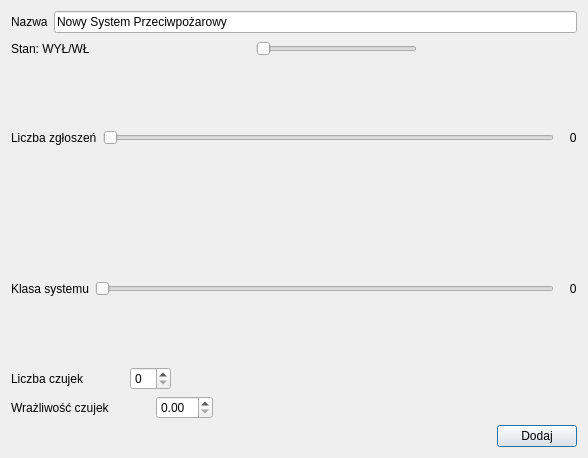
<?xml version="1.0" encoding="UTF-8"?>
<ui version="4.0">
 <class>dodaj_ppoz</class>
 <widget class="QDialog" name="dodaj_ppoz">
  <property name="geometry">
   <rect>
    <x>0</x>
    <y>0</y>
    <width>588</width>
    <height>458</height>
   </rect>
  </property>
  <property name="windowTitle">
   <string>Dialog</string>
  </property>
  <layout class="QGridLayout" name="gridLayout">
   <item row="0" column="0">
    <layout class="QHBoxLayout" name="horizontalLayout_5">
     <item>
      <widget class="QLabel" name="label_4">
       <property name="text">
        <string>Nazwa</string>
       </property>
      </widget>
     </item>
     <item>
      <widget class="QLineEdit" name="n_nazwa_systemu_2">
       <property name="text">
        <string>Nowy System Przeciwpożarowy</string>
       </property>
      </widget>
     </item>
    </layout>
   </item>
   <item row="1" column="0">
    <layout class="QHBoxLayout" name="horizontalLayout_7">
     <item>
      <widget class="QLabel" name="label_6">
       <property name="text">
        <string>Stan: WYŁ/WŁ</string>
       </property>
      </widget>
     </item>
     <item>
      <spacer name="horizontalSpacer_4">
       <property name="orientation">
        <enum>Qt::Horizontal</enum>
       </property>
       <property name="sizeHint" stdset="0">
        <size>
         <width>40</width>
         <height>20</height>
        </size>
       </property>
      </spacer>
     </item>
     <item>
      <widget class="QSlider" name="n_stan_2">
       <property name="maximum">
        <number>1</number>
       </property>
       <property name="orientation">
        <enum>Qt::Horizontal</enum>
       </property>
      </widget>
     </item>
     <item>
      <spacer name="horizontalSpacer_5">
       <property name="orientation">
        <enum>Qt::Horizontal</enum>
       </property>
       <property name="sizeHint" stdset="0">
        <size>
         <width>40</width>
         <height>20</height>
        </size>
       </property>
      </spacer>
     </item>
    </layout>
   </item>
   <item row="2" column="0">
    <layout class="QHBoxLayout" name="horizontalLayout_11">
     <item>
      <widget class="QLabel" name="label_12">
       <property name="text">
        <string>Liczba zgłoszeń</string>
       </property>
      </widget>
     </item>
     <item>
      <widget class="QSlider" name="n_liczba_zgloszen_2">
       <property name="maximum">
        <number>25</number>
       </property>
       <property name="orientation">
        <enum>Qt::Horizontal</enum>
       </property>
      </widget>
     </item>
     <item>
      <widget class="QLabel" name="label_13">
       <property name="text">
        <string>   0</string>
       </property>
      </widget>
     </item>
    </layout>
   </item>
   <item row="3" column="0">
    <layout class="QHBoxLayout" name="horizontalLayout_6">
     <item>
      <widget class="QLabel" name="label_5">
       <property name="text">
        <string>Klasa systemu</string>
       </property>
      </widget>
     </item>
     <item>
      <widget class="QSlider" name="n_klasa_systemu_2">
       <property name="maximum">
        <number>10</number>
       </property>
       <property name="orientation">
        <enum>Qt::Horizontal</enum>
       </property>
      </widget>
     </item>
     <item>
      <widget class="QLabel" name="label_11">
       <property name="text">
        <string>   0</string>
       </property>
      </widget>
     </item>
    </layout>
   </item>
   <item row="4" column="0">
    <layout class="QHBoxLayout" name="horizontalLayout">
     <item>
      <widget class="QLabel" name="label_7">
       <property name="text">
        <string>Liczba czujek</string>
       </property>
      </widget>
     </item>
     <item>
      <spacer name="horizontalSpacer_6">
       <property name="orientation">
        <enum>Qt::Horizontal</enum>
       </property>
       <property name="sizeType">
        <enum>QSizePolicy::Preferred</enum>
       </property>
       <property name="sizeHint" stdset="0">
        <size>
         <width>40</width>
         <height>20</height>
        </size>
       </property>
      </spacer>
     </item>
     <item>
      <widget class="QSpinBox" name="n_liczba_czujek"/>
     </item>
     <item>
      <spacer name="horizontalSpacer_7">
       <property name="orientation">
        <enum>Qt::Horizontal</enum>
       </property>
       <property name="sizeHint" stdset="0">
        <size>
         <width>40</width>
         <height>20</height>
        </size>
       </property>
      </spacer>
     </item>
    </layout>
   </item>
   <item row="5" column="0">
    <layout class="QHBoxLayout" name="horizontalLayout_8">
     <item>
      <widget class="QLabel" name="label_14">
       <property name="text">
        <string>Wrażliwość czujek</string>
       </property>
      </widget>
     </item>
     <item>
      <spacer name="horizontalSpacer_8">
       <property name="orientation">
        <enum>Qt::Horizontal</enum>
       </property>
       <property name="sizeType">
        <enum>QSizePolicy::Preferred</enum>
       </property>
       <property name="sizeHint" stdset="0">
        <size>
         <width>40</width>
         <height>20</height>
        </size>
       </property>
      </spacer>
     </item>
     <item>
      <widget class="QDoubleSpinBox" name="n_wrazliwosc_czujek"/>
     </item>
     <item>
      <spacer name="horizontalSpacer_9">
       <property name="orientation">
        <enum>Qt::Horizontal</enum>
       </property>
       <property name="sizeHint" stdset="0">
        <size>
         <width>40</width>
         <height>20</height>
        </size>
       </property>
      </spacer>
     </item>
    </layout>
   </item>
   <item row="6" column="0">
    <layout class="QHBoxLayout" name="horizontalLayout_9">
     <item>
      <spacer name="horizontalSpacer">
       <property name="orientation">
        <enum>Qt::Horizontal</enum>
       </property>
       <property name="sizeHint" stdset="0">
        <size>
         <width>198</width>
         <height>20</height>
        </size>
       </property>
      </spacer>
     </item>
     <item>
      <widget class="QPushButton" name="pushButton">
       <property name="text">
        <string>Dodaj</string>
       </property>
      </widget>
     </item>
    </layout>
   </item>
  </layout>
 </widget>
 <resources/>
 <connections>
  <connection>
   <sender>n_liczba_zgloszen_2</sender>
   <signal>valueChanged(int)</signal>
   <receiver>label_13</receiver>
   <slot>setNum(int)</slot>
   <hints>
    <hint type="sourcelabel">
     <x>536</x>
     <y>162</y>
    </hint>
    <hint type="destinationlabel">
     <x>565</x>
     <y>165</y>
    </hint>
   </hints>
  </connection>
  <connection>
   <sender>n_klasa_systemu_2</sender>
   <signal>valueChanged(int)</signal>
   <receiver>label_11</receiver>
   <slot>setNum(int)</slot>
   <hints>
    <hint type="sourcelabel">
     <x>532</x>
     <y>227</y>
    </hint>
    <hint type="destinationlabel">
     <x>573</x>
     <y>233</y>
    </hint>
   </hints>
  </connection>
 </connections>
</ui>
